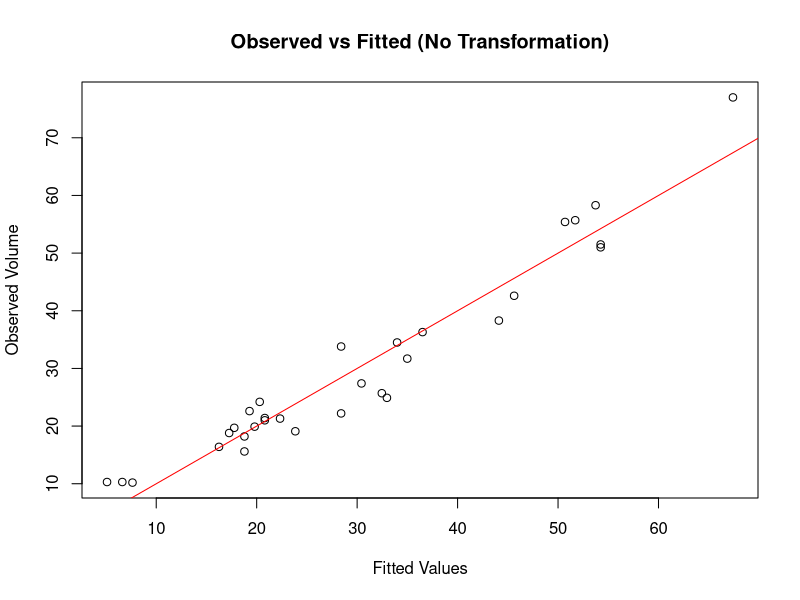
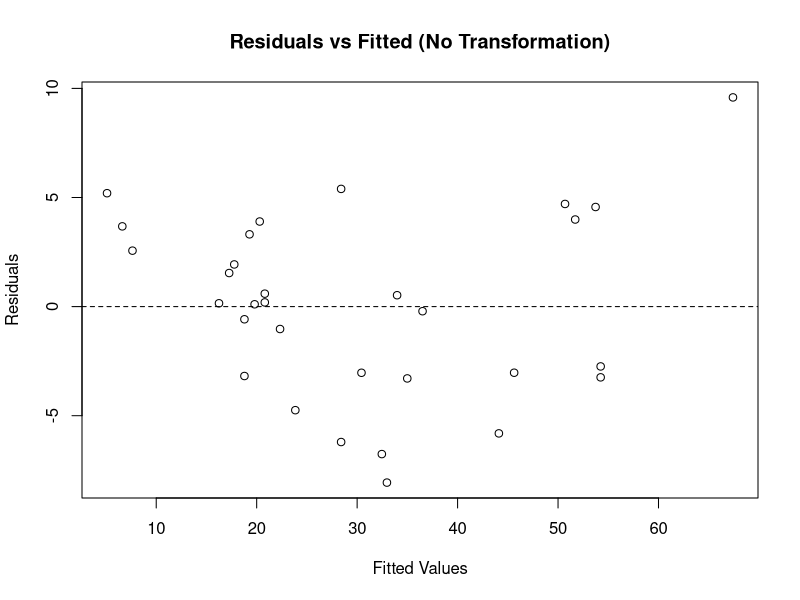
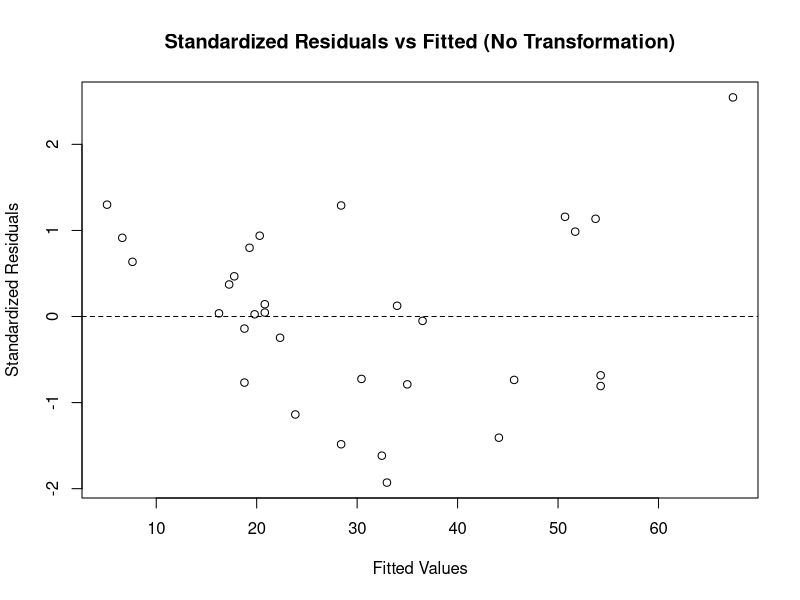
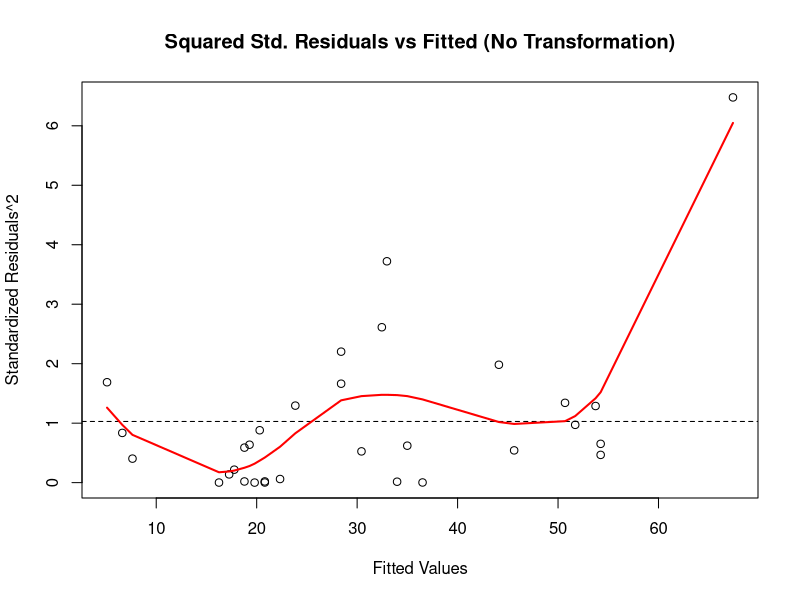
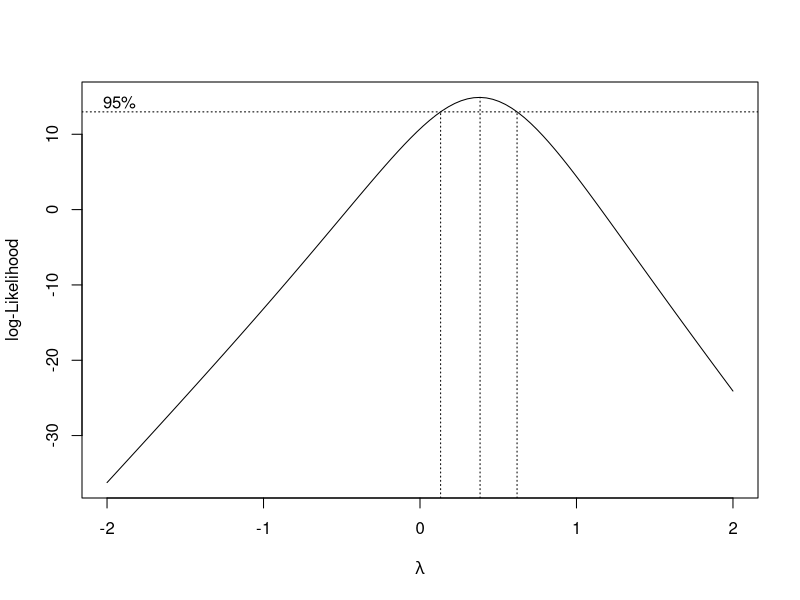
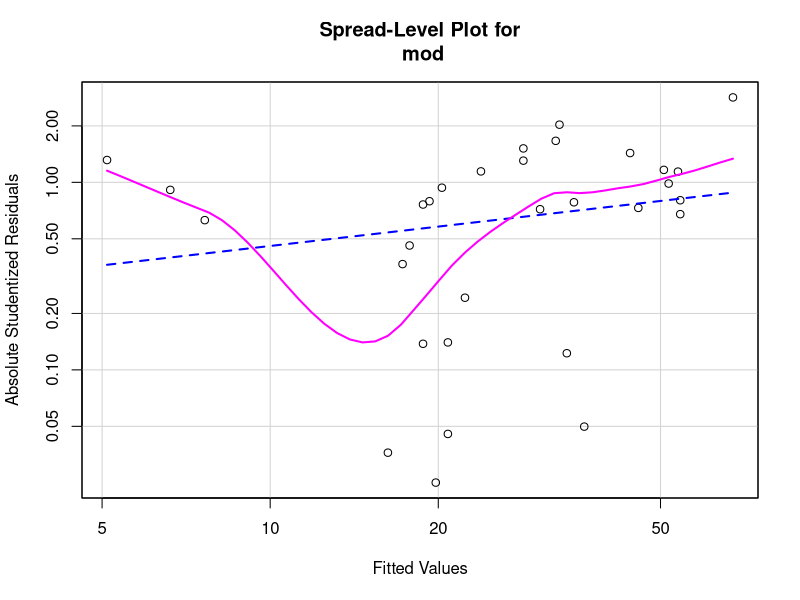
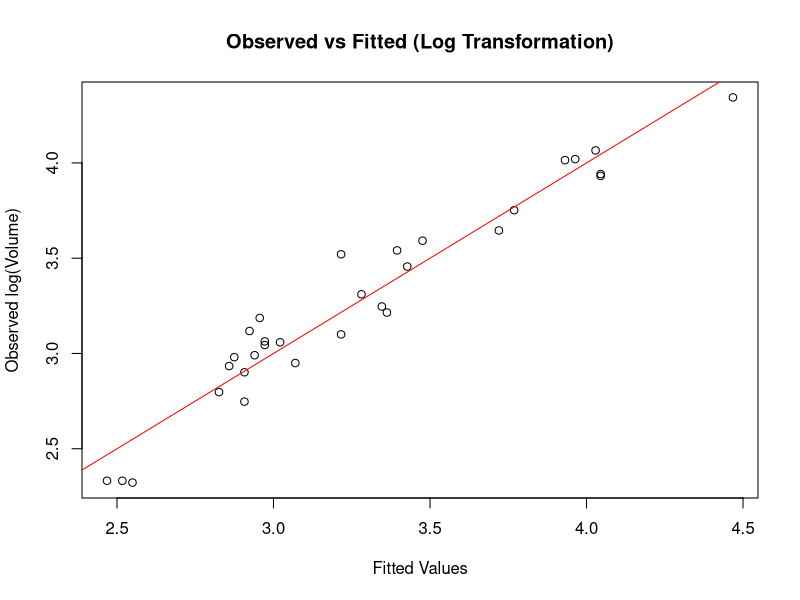
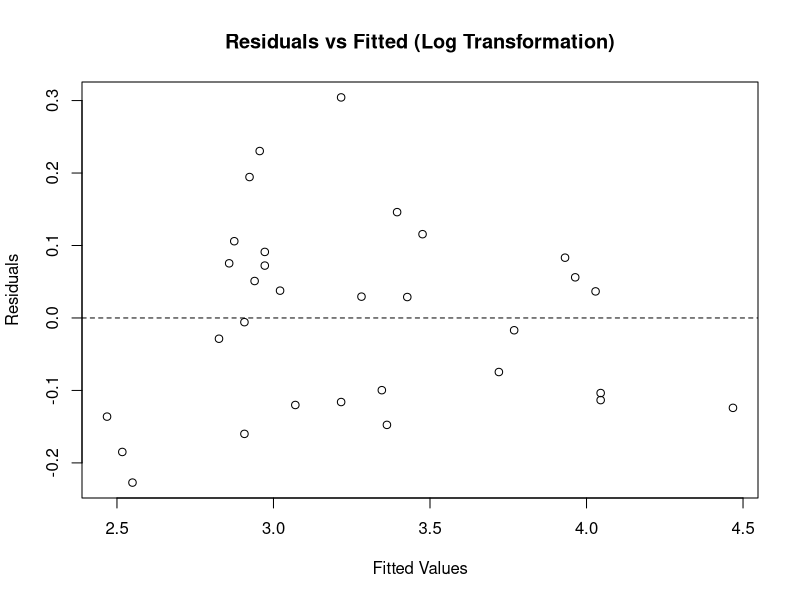

Reproduce these figures in R, in order. (Note: this script raises an error after producing the figures.)
rm(list = ls())
library(datasets)
library(MASS)
library(car)

data(trees)

# ============================================================
# MODEL 1: NO TRANSFORMATION -- Volume ~ Girth
# ============================================================

mod <- lm(Volume ~ Girth, data = trees)
summary(mod)

fit1   <- fitted(mod)
res1   <- resid(mod)
stdres1 <- stdres(mod)

# Observed vs fitted
plot(fit1, trees$Volume,
     xlab = "Fitted Values", ylab = "Observed Volume",
     main = "Observed vs Fitted (No Transformation)")
abline(0, 1, col = "red")

# Residuals vs fitted -- checks if variance depends on the mean
plot(fit1, res1,
     xlab = "Fitted Values", ylab = "Residuals",
     main = "Residuals vs Fitted (No Transformation)")
abline(h = 0, lty = 2)

# Standardized residuals vs fitted
plot(fit1, stdres1,
     xlab = "Fitted Values", ylab = "Standardized Residuals",
     main = "Standardized Residuals vs Fitted (No Transformation)")
abline(h = 0, lty = 2)

# Squared standardized residuals vs fitted, with loess smoother
plot(fit1, stdres1^2,
     xlab = "Fitted Values", ylab = "Standardized Residuals^2",
     main = "Squared Std. Residuals vs Fitted (No Transformation)")
abline(h = mean(stdres1^2), lty = 2)
lo1 <- loess(stdres1^2 ~ fit1)
ord1 <- order(fit1)
lines(fit1[ord1], predict(lo1)[ord1], col = "red", lwd = 2)

# Box-Cox plot -- suggests the appropriate power transformation
boxcox(mod)

# Spread-level plot (car package) -- directly suggests a power transformation
spreadLevelPlot(mod)


# ============================================================
# MODEL 2: LOG TRANSFORMATION -- log(Volume) ~ Girth
# ============================================================

logy <- log(trees$Volume)
mod_log <- lm(logy ~ Girth, data = trees)
summary(mod_log)

fit2   <- fitted(mod_log)
res2   <- resid(mod_log)
stdres2 <- stdres(mod_log)

# Observed vs fitted
plot(fit2, logy,
     xlab = "Fitted Values", ylab = "Observed log(Volume)",
     main = "Observed vs Fitted (Log Transformation)")
abline(0, 1, col = "red")

# Residuals vs fitted
plot(fit2, res2,
     xlab = "Fitted Values", ylab = "Residuals",
     main = "Residuals vs Fitted (Log Transformation)")
abline(h = 0, lty = 2)

# Standardized residuals vs fitted
plot(fit2, stdres2,
     xlab = "Fitted Values", ylab = "Standardized Residuals",
     main = "Standardized Residuals vs Fitted (Log Transformation)")
abline(h = 0, lty = 2)

# Squared standardized residuals vs fitted, with loess smoother
plot(fit2, stdres2^2,
     xlab = "Fitted Values", ylab = "Standardized Residuals^2",
     main = "Squared Std. Residuals vs Fitted (Log Transformation)")
abline(h = mean(stdres2^2), lty = 2)
lo2 <- loess(stdres2^2 ~ fit2)
ord2 <- order(fit2)
lines(fit2[ord2], predict(lo2)[ord2], col = "red", lwd = 2)

# Box-Cox plot on the log model -- lambda near 1 here would confirm
# that no further transformation is needed after taking logs
boxcox(mod_log)

# Spread-level plot
spreadLevelPlot(mod_log)
